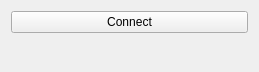
<?xml version="1.0" encoding="UTF-8"?>
<ui version="4.0">
 <class>TutorialUnitGui</class>
 <widget class="QWidget" name="TutorialUnitGui">
  <property name="geometry">
   <rect>
    <x>0</x>
    <y>0</y>
    <width>259</width>
    <height>72</height>
   </rect>
  </property>
  <property name="windowTitle">
   <string>Form</string>
  </property>
  <layout class="QVBoxLayout" name="verticalLayout">
   <item>
    <widget class="QPushButton" name="connectButton">
     <property name="text">
      <string>Connect</string>
     </property>
     <property name="checkable">
      <bool>true</bool>
     </property>
    </widget>
   </item>
   <item>
    <spacer name="verticalSpacer">
     <property name="orientation">
      <enum>Qt::Vertical</enum>
     </property>
     <property name="sizeHint" stdset="0">
      <size>
       <width>20</width>
       <height>40</height>
      </size>
     </property>
    </spacer>
   </item>
  </layout>
 </widget>
 <resources/>
 <connections/>
</ui>
